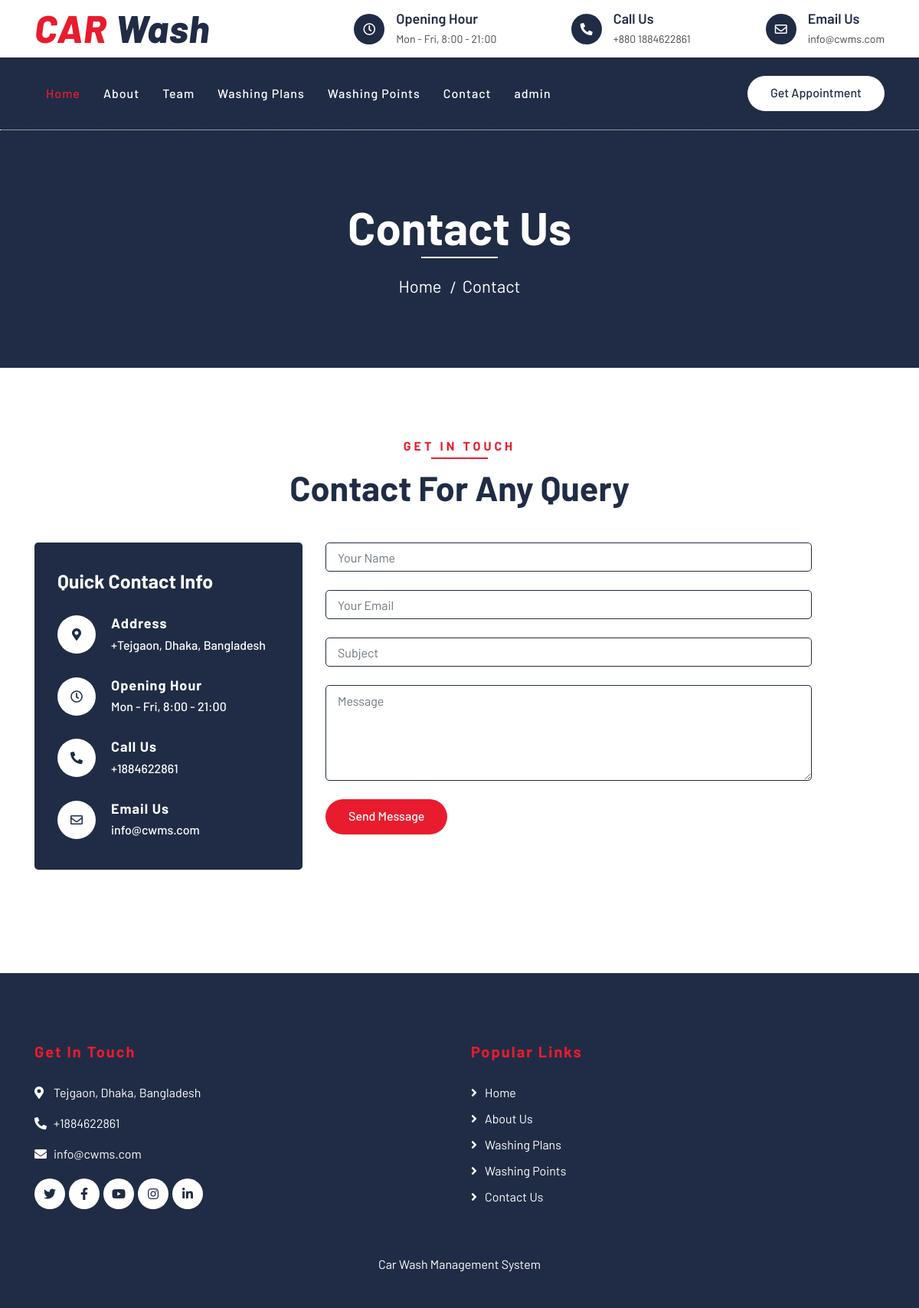
The page /contact.php on the database its author committed.
### tables this page shows
CREATE TABLE `tblpages`(
    `id` INT(11) NOT NULL,
    `type` VARCHAR(255) DEFAULT '',
    `detail` LONGTEXT DEFAULT NULL,
    `openignHrs` VARCHAR(255) DEFAULT NULL,
    `phoneNumber` BIGINT(20) DEFAULT NULL,
    `emailId` VARCHAR(120) DEFAULT NULL
);

### contact.php (the view, shortened to what this page needs)
<?php error_reporting(0);
include('includes/config.php');
    ?>
<!DOCTYPE html>
<html lang="en">
    <head>
        <link href="https://stackpath.bootstrapcdn.com/bootstrap/4.4.1/css/bootstrap.min.css" rel="stylesheet">
        <link href="https://cdnjs.cloudflare.com/ajax/libs/font-awesome/5.10.0/css/all.min.css" rel="stylesheet">
        <link href="lib/flaticon/font/flaticon.css" rel="stylesheet">
        <link href="lib/animate/animate.min.css" rel="stylesheet">
        <link href="lib/owlcarousel/assets/owl.carousel.min.css" rel="stylesheet">
        <link href="css/style.css" rel="stylesheet">
    </head>
    <body>
<?php include_once('includes/header.php');?>
        <div class="page-header">
            <div class="container">
                <div class="row">
                    <div class="col-12">
                        <h2>Contact Us</h2>
                    </div>
                    <div class="col-12">
                        <a href="index.php">Home</a>
                        <a href="contact.php">Contact</a>
                    </div>
                </div>
            </div>
        </div>
        <div class="contact">
            <div class="container">
                <div class="section-header text-center">
                    <p>Get In Touch</p>
                    <h2>Contact for any query</h2>
                </div>
                <div class="row">
<?php
$sql = "SELECT * from tblpages where type='contact'";
$query = $dbh -> prepare($sql);
$query->execute();
$results=$query->fetchAll(PDO::FETCH_OBJ);
foreach($results as $result)
{
?>
                    <div class="col-md-4">
                        <div class="contact-info">
                            <h2>Quick Contact Info</h2>
  <div class="contact-info-item">
                                <div class="contact-info-icon">
                                    <i class="fa fa-map-marker-alt"></i>
                                </div>
                                <div class="contact-info-text">
                                    <h3>Address</h3>
                                    <p>+<?php   echo $result->detail; ?></p>
                                </div>
                            </div>
                            <div class="contact-info-item">
                                <div class="contact-info-icon">
                                    <i class="far fa-clock"></i>
                                </div>
                                <div class="contact-info-text">
                                    <h3>Opening Hour</h3>
                                    <p><?php   echo $result->openignHrs; ?></p>
                                </div>
                            </div>
                            <div class="contact-info-item">
                                <div class="contact-info-icon">
                                    <i class="fa fa-phone-alt"></i>
                                </div>
                                <div class="contact-info-text">
                                    <h3>Call Us</h3>
                                    <p>+<?php   echo $result->phoneNumber; ?></p>
                                </div>
                            </div>
                            <div class="contact-info-item">
                                <div class="contact-info-icon">
                                    <i class="far fa-envelope"></i>
                                </div>
                                <div class="contact-info-text">
                                    <h3>Email Us</h3>
                                    <p><?php   echo $result->emailId; ?></p>
                                </div>
                            </div>
                        </div>
                    </div>
                <?php } ?>
                    <div class="col-md-7">
                        <div class="contact-form">
                            <form name="sentMessage" id="contactForm" method="post">
                                <div class="control-group">
                                    <input type="text" class="form-control" id="name" placeholder="Your Name" required="required" name="name" /><br />
                                </div>
                                <div class="control-group">
                                    <input type="email" class="form-control" id="email" placeholder="Your Email" name="email" required="required"  /> <br />
                                </div>
                                <div class="control-group">
                                    <input type="text" class="form-control" id="subject" placeholder="Subject" required="required" name="subject" /> <br />
                                </div>
                                <div class="control-group">
                                    <textarea class="form-control" id="message" placeholder="Message" required="required" name="message" ></textarea><br />
                                </div>
                                <div>
                                    <button class="btn btn-custom" type="submit" id="sendMessageButton" name="submit">Send Message</button>
                                </div>
                            </form>
                        </div>
                    </div>
                </div>
            </div>
        </div>
<?php include_once('includes/footer.php');?>
    </body>
</html>

### includes/header.php (shortened to what this page needs)
<div class="top-bar">
    <div class="container">
        <div class="row align-items-center">
            <div class="col-lg-4 col-md-12">
                <div class="logo">
                    <a href="index.php">
                        <h1>CAR <span>Wash</span></h1>
                    </a>
                </div>
            </div>
            <?php
            $sql = "SELECT * from tblpages where type='contact'";
            $query = $dbh->prepare($sql);
            $query->execute();
            $results = $query->fetchAll(PDO::FETCH_OBJ);
            foreach ($results as $result) {
                ?>
                <div class="col-lg-8 col-md-7 d-none d-lg-block">
                    <div class="row">
                        <div class="col-4">
                            <div class="top-bar-item">
                                <div class="top-bar-icon">
                                    <i class="far fa-clock"></i>
                                </div>
                                <div class="top-bar-text">
                                    <h3>Opening Hour</h3>
                                    <p>
                                        <?php echo $result->openignHrs; ?>
                                    </p>
                                </div>
                            </div>
                        </div>
                        <div class="col-4">
                            <div class="top-bar-item">
                                <div class="top-bar-icon">
                                    <i class="fa fa-phone-alt"></i>
                                </div>
                                <div class="top-bar-text">
                                    <h3>Call Us</h3>
                                    <p>+880
                                        <?php echo $result->phoneNumber; ?>
                                    </p>
                                </div>
                            </div>
                        </div>
                        <div class="col-4">
                            <div class="top-bar-item">
                                <div class="top-bar-icon">
                                    <i class="far fa-envelope"></i>
                                </div>
                                <div class="top-bar-text">
                                    <h3>Email Us</h3>
                                    <p>
                                        <?php echo $result->emailId; ?>
                                    </p>
                                </div>
                            </div>
                        </div>
                    </div>
                </div>
            <?php } ?>
        </div>
    </div>
</div>
<div class="nav-bar">
    <div class="container">
        <nav class="navbar navbar-expand-lg bg-dark navbar-dark">
            <div class="collapse navbar-collapse justify-content-between" id="navbarCollapse">
                <div class="navbar-nav mr-auto">
                    <a href="index.php" class="nav-item nav-link active">Home</a>
                    <a href="about.php" class="nav-item nav-link">About</a>
                    <a href="team.php" class="nav-item nav-link">Team</a>
                    <a href="washing-plans.php" class="nav-item nav-link">Washing Plans</a>
                    <a href="location.php" class="nav-item nav-link">Washing Points</a>
                    <a href="contact.php" class="nav-item nav-link">Contact</a>
                    <a href="admin" class="nav-item nav-link">admin</a>
                </div>
                <div class="ml-auto">
                    <a class="btn btn-custom" href="contact.php">Get Appointment</a>
                </div>
            </div>
        </nav>
    </div>
</div>

### includes/footer.php (shortened to what this page needs)
<div class="footer">
            <div class="container">
                <div class="row">
                    <div class="col-lg-6 col-md-6">
                        <div class="footer-contact">
                            <h2>Get In Touch</h2>
<?php
$sql = "SELECT * from tblpages where type='contact'";
$query = $dbh -> prepare($sql);
$query->execute();
$results=$query->fetchAll(PDO::FETCH_OBJ);
foreach($results as $result)
{
?>
                            <p><i class="fa fa-map-marker-alt"></i><?php   echo $result->detail; ?></p>
                            <p><i class="fa fa-phone-alt"></i>+<?php   echo $result->phoneNumber; ?></p>
                            <p><i class="fa fa-envelope"></i><?php   echo $result->emailId; ?></p>
                        <?php } ?>
                            <div class="footer-social">
                                <a class="btn" href=""><i class="fab fa-twitter"></i></a>
                                <a class="btn" href=""><i class="fab fa-facebook-f"></i></a>
                                <a class="btn" href=""><i class="fab fa-youtube"></i></a>
                                <a class="btn" href=""><i class="fab fa-instagram"></i></a>
                                <a class="btn" href=""><i class="fab fa-linkedin-in"></i></a>
                            </div>
                        </div>
                    </div>
                    <div class="col-lg-5 col-md-6">
                        <div class="footer-link">
                            <h2>Popular Links</h2>
                              <a href="index.php">Home</a>
                            <a href="about.php">About Us</a>
                            <a href="washing-plans.php">Washing Plans</a>
                            <a href="location.php">Washing Points</a>
                            <a href="contact.php">Contact Us</a>
                        </div>
                    </div>
                </div>
            </div>
            <div class="container copyright">
                <p>Car Wash Management System</p>
            </div>
        </div>

### rows shown on the page
tblpages: openignHrs "Mon - Fri, 8:00 - 21:00", phoneNumber "1884622861", emailId "info@cwms.com", detail "Tejgaon, Dhaka, Bangladesh"
